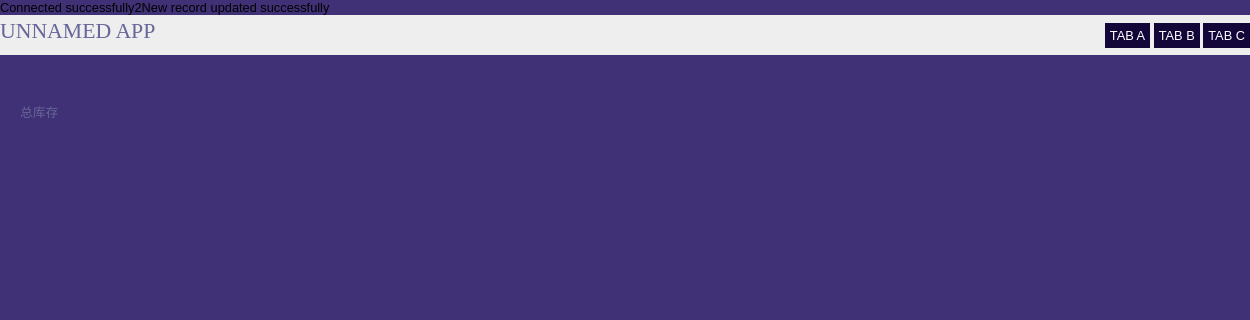
Page /inventory/updateSummary.php on the earlier database version.
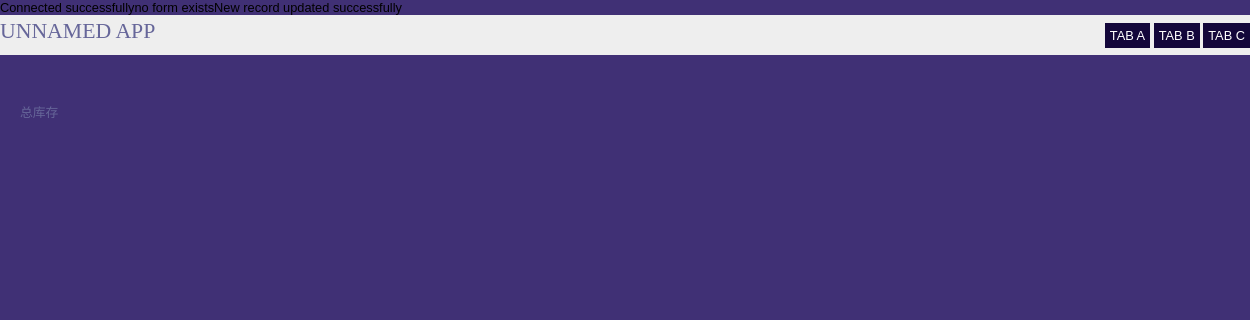
Same page on the later database version.
### tables this page shows
CREATE TABLE `form_info` (
  `formno` int(11) NOT NULL,
  `week` int(11) NOT NULL,
  `day` int(11) NOT NULL,
  `editor` varchar(32) NOT NULL,
  `crtdate` date NOT NULL
);

### public_html/inventory/updateSummary.php (the view, shortened to what this page needs)
<?php
  include_once "connection.php";
	$sql = "SELECT * FROM form_info order by form_info.formno DESC limit 1";
	$result = $conn->query($sql);
	if ($result->num_rows > 0) {
			while($row = $result->fetch_assoc())
			{
				$formno = $row['formno'];
				echo "$formno";
			}
	} else {
			echo "no form exists";
      }
$sql2 = 'update inventory,form_detail
Set inventory.available=inventory.available+form_detail.quantityinput
where inventory.pd_cd=form_detail.productcd
and form_detail.formid=(SELECT `formno` FROM `form_info` order by form_info.formno DESC limit 1)';
if ($conn->query($sql2) === TRUE) {
echo "New record updated successfully";
} else {
echo "Error: " . $sql2 . "<br>" . $conn->error;
}
?>
<html>
<head>
	<link rel="stylesheet" href="css/style.css" type="text/css" />
</head>
<body>
	<div id="page">
		<?php include ('../header.php'); ?>
	<div id="content">
<a href="inventorySummary.php">总库存</a>
</div>
</div>
</body>
</html>

### public_html/header.php
<div id="headline">
<div id="logo">
  <h1><a href="/c4life/index.php" id="logoLink">UNNAMED APP</a></h1>
</div>
<div id="nav">
  <ul>
    <li><a href="/">TAB A</a></li>
    <li><a href="/">TAB B</a></li>
    <li><a href="/">TAB C</a></li>
  </ul>
</div>
</div>

### public_html/css/style.css (style rules this page uses)
h1, h2, h3, h4 { color: orange; font-weight: normal; line-height: 1.1em; margin: 0 0 .5em 0; }
h1 { font-size: 1.7em; }
a { color: black; text-decoration: none; }
body { font-family: arial; font-size: 80%; line-height: 1.2em; width: 100%; margin: 0; background: #403075; }
#page { max-width: : 1200px; color: white; }
#headline { background-color: #eee; }
#logo { width: 35%; margin-top: 5px; font-family: georgia; display: inline-block; }
#nav { width: 60%; display: inline-block; text-align: right; float: right; }
#nav ul li { display: inline-block; height: 13px; }
#nav ul li a { padding: 5px; background: #13073A; color: white; }
#content { margin: 30px 0; padding: 20px; clear: both; width: 100%; text-align: left; }
a { text-decoration: none; color: #669; }

Differences in the rows shown:
removed form_info: formno "2"
Other differences:
text now shown: "no form exists"
